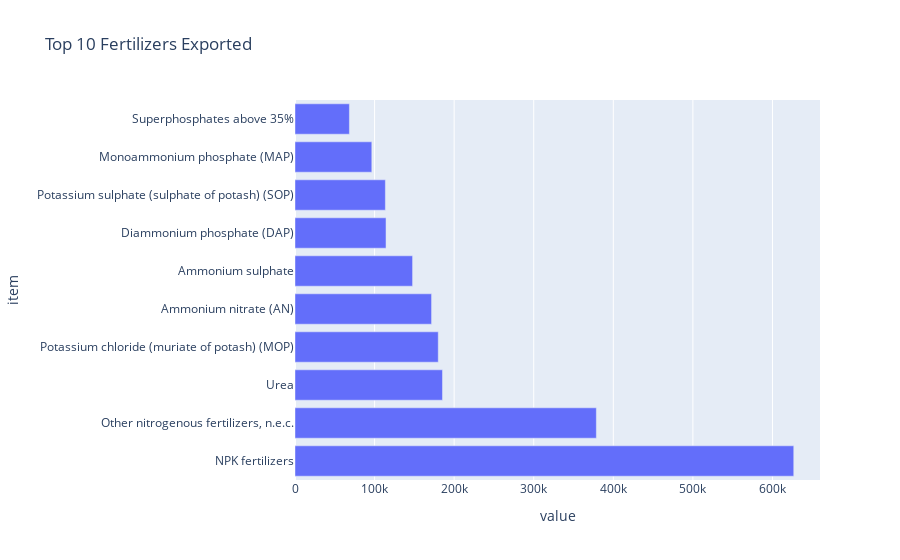

The notebook cell saved with this chart:
### Markdown cell above
### Trade - Export Quantity

Looking at Top 10 fertilizers that are being exported from India

### Code cell
#getting all the data where element is export quantity
df_equan = India[India.element == 'Export Quantity']

#getting top 10 fertilizers that were exported
top_10_exp = df_equan.groupby('item')['value'].sum().sort_values(ascending = False).head(10).reset_index()
fig = px.bar(top_10_exp, x = 'value', y = 'item', orientation = 'h', title = 'Top 10 Fertilizers Exported')
fig.show()

### Figure 1 — Plotly figure (JSON) as saved in the notebook; plotly's stock layout.template omitted (floating-point values rounded to 4 significant figures)
{"data": [{"alignmentgroup": "True", "hovertemplate": "value=%{x}<br>item=%{y}<extra></extra>", "legendgroup": "", "marker": {"color": "#636efa"}, "name": "", "offsetgroup": "", "orientation": "h", "showlegend": false, "textposition": "auto", "type": "bar", "x": [626800.0, 378700.0, 185300.0, 180000.0, 171600.0, 147800.0, 114400.0, 113600.0, 96530.0, 68360.0], "xaxis": "x", "y": ["NPK fertilizers", "Other nitrogenous fertilizers, n.e.c.", "Urea", "Potassium chloride (muriate of potash) (MOP)", "Ammonium nitrate (AN)", "Ammonium sulphate", "Diammonium phosphate (DAP)", "Potassium sulphate (sulphate of potash) (SOP)", "Monoammonium phosphate (MAP)", "Superphosphates above 35%"], "yaxis": "y"}], "layout": {"barmode": "relative", "legend": {"tracegroupgap": 0}, "title": {"text": "Top 10 Fertilizers Exported"}, "xaxis": {"anchor": "y", "domain": [0, 1], "title": {"text": "value"}}, "yaxis": {"anchor": "x", "domain": [0, 1], "title": {"text": "item"}}}}
